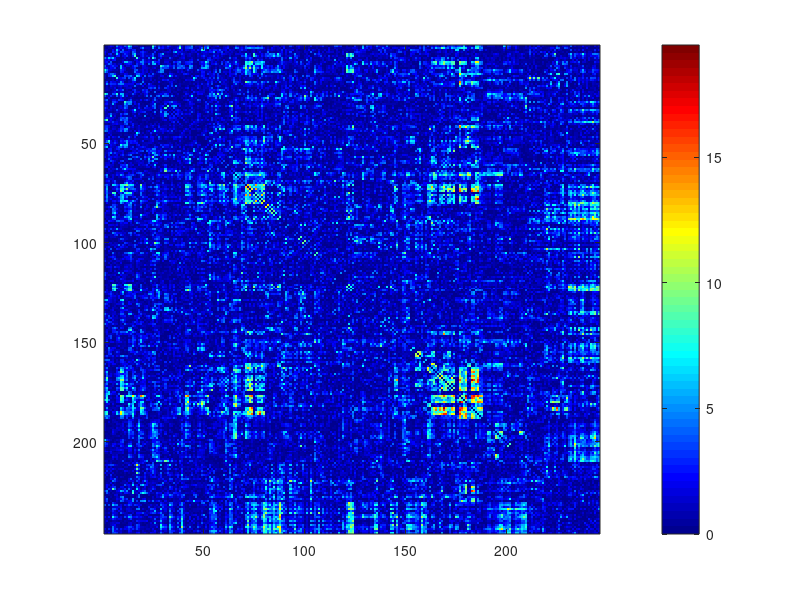

Here is the MATLAB script that generated this plot: (Note: this script raises an error after producing the figure.)
% Compare extracted subgraphs by greedy and adaptive greedy on Schizophrenia data
% Extracted subgraphs are further refined to bipartite by Pard
% Lambda in adaptive greedy is selected by itegrated likelihood

%% Print the raw data and do permutation
addpath('C:/Dropbox/dense');
load('edge_wise_res.mat');
figure;imagesc(W);colormap jet;colorbar;snapnow;


n=size(W,1);
perm_matrix = squareform(1:(n*(n-1)/2));
node_perm_idx = randperm(n);
perm_matrix = perm_matrix(node_perm_idx,node_perm_idx);
perm_vec = squareform(perm_matrix);
[result ID]=sort(perm_vec);
W_vec = squareform(W);
W1_vec = W_vec(perm_vec);
W1 = squareform(W1_vec);
figure;imagesc(W1);colormap jet;colorbar;snapnow

%% Use one step greedy_ad with parameter 1

[inlist outlist]=greedy_ad(W1,0.05,1);
W1_return = W1([inlist outlist],[inlist outlist]);
figure;imagesc(W1_return);colormap jet;colorbar;


%% Select lambda via integrated likelihood for binarized data with varied cutoff
% then use greedy_ad and kpartite
r=[0.01 0.005 0.001];
rpmf0 = [];
for i = 1:size(r,2)
   rpmf0(i) = 1/sum(W1(:)>-log(r(i)));
end
rpmf = rpmf0/sum(rpmf0);
p0=0.05;
lambda0=0.8:0.05:1.6;
[inlist2 outlist2 max_lambda] = greedy_ad_blik(W1,lambda0, r, rpmf, p0);
W1_return2 = W1([inlist2 outlist2],[inlist2 outlist2]);
figure;imagesc(W1_return2);colormap jet;colorbar;

